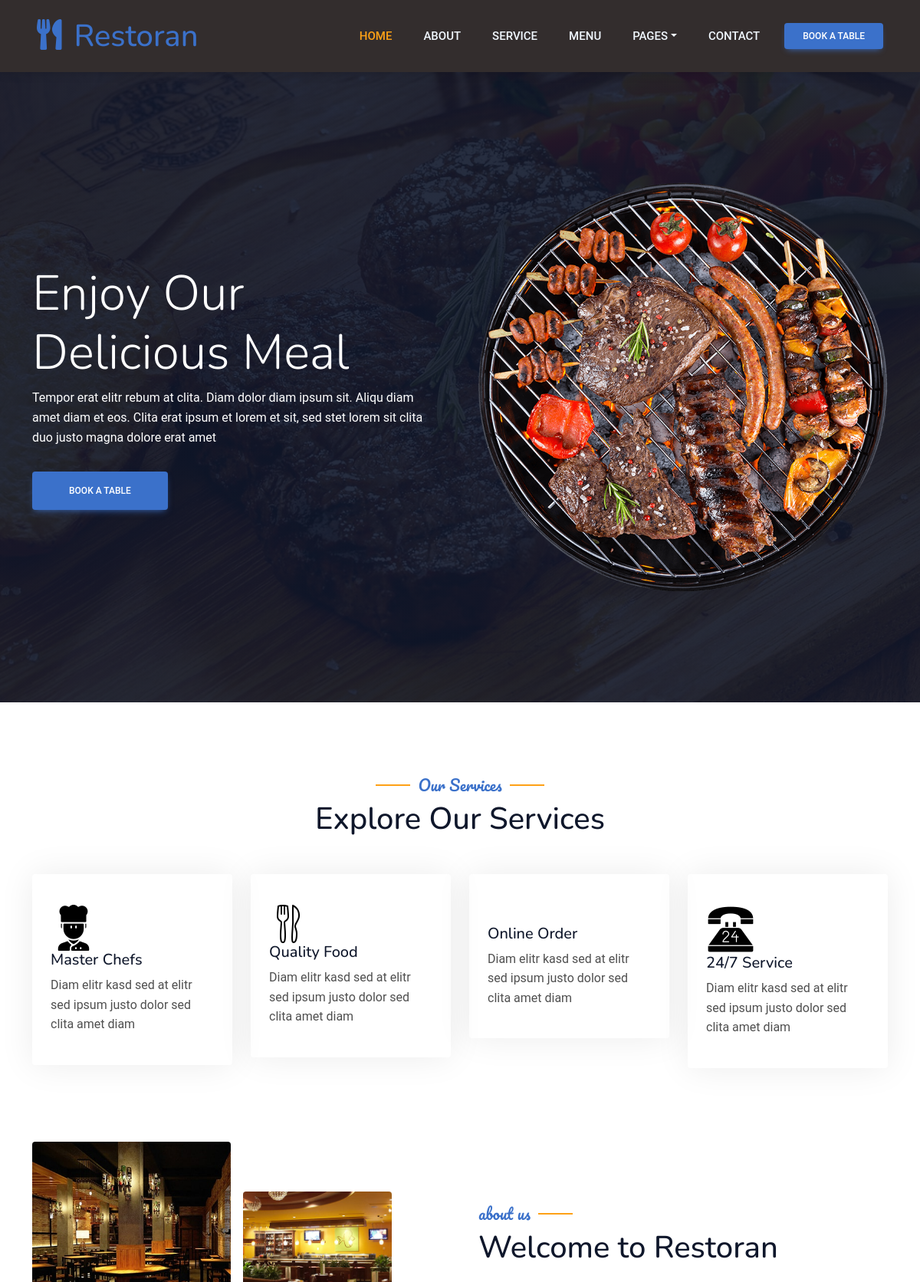
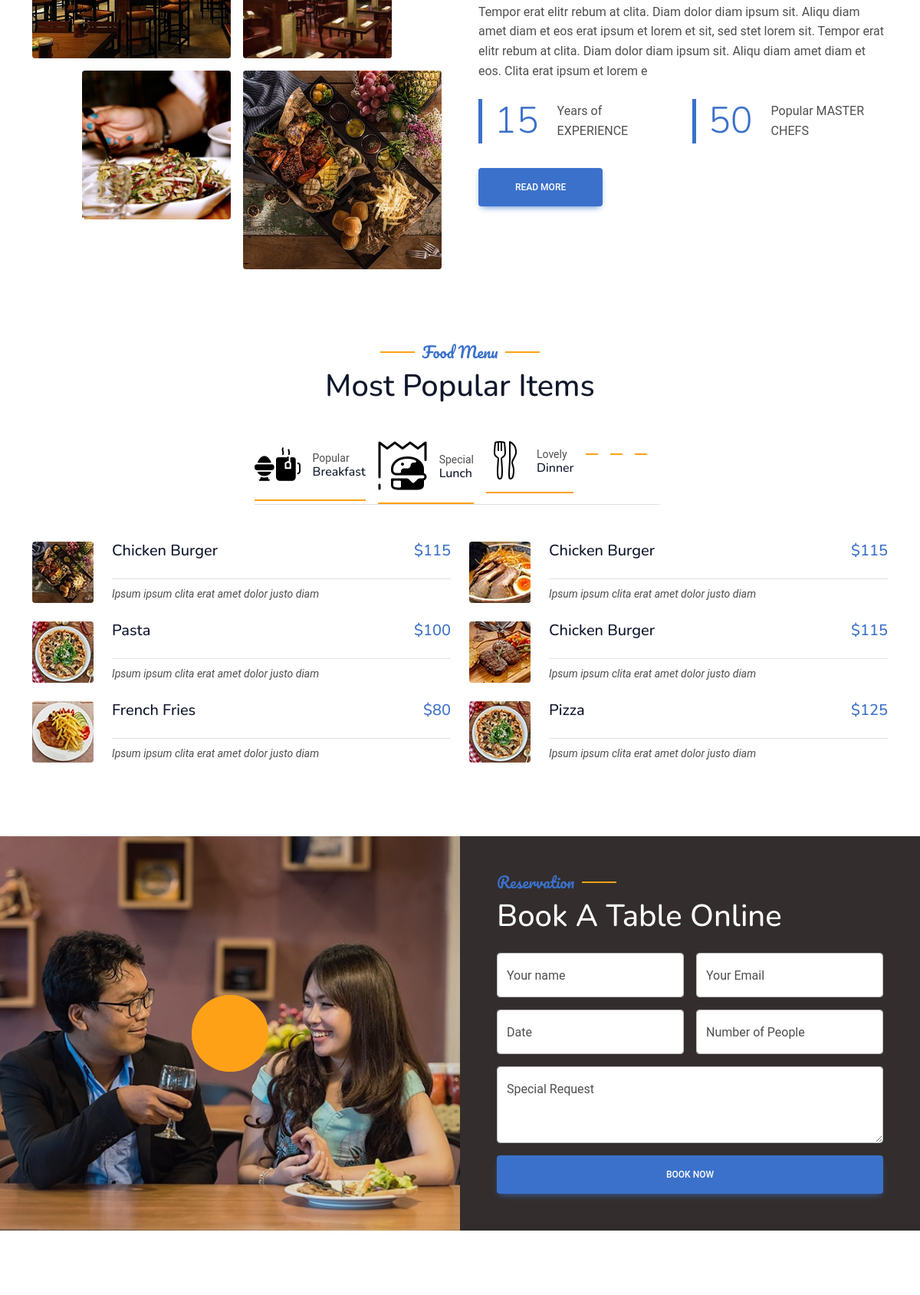
The page / (upper part) on the database its author committed (2 pictures, top to bottom).
### tables this page shows
CREATE TABLE `home` (
  `id` int(11) NOT NULL,
  `intro_title` varchar(255) NOT NULL,
  `intro_desc` varchar(255) NOT NULL,
  `intro_img` varchar(255) NOT NULL,
  `intro_img_type` varchar(255) NOT NULL,
  `btnname` varchar(255) NOT NULL
);

CREATE TABLE `services` (
  `id` int(11) NOT NULL,
  `service_title` varchar(255) NOT NULL,
  `service_subtitle` varchar(255) NOT NULL,
  `icon` varchar(255) NOT NULL,
  `feature_title` varchar(255) NOT NULL,
  `description` varchar(255) NOT NULL
);

CREATE TABLE `aboutus` (
  `id` int(11) NOT NULL,
  `abimg1` varchar(255) NOT NULL,
  `abimg2` varchar(255) NOT NULL,
  `abimg3` varchar(255) NOT NULL,
  `abimg4` varchar(255) NOT NULL,
  `ab_title` varchar(255) NOT NULL,
  `ab_subtitle` varchar(255) NOT NULL,
  `ab_desc` varchar(255) NOT NULL,
  `year` int(11) NOT NULL,
  `exp` varchar(255) NOT NULL,
  `buttonname` varchar(255) NOT NULL
);

CREATE TABLE `menu` (
  `id` int(11) NOT NULL,
  `menu_title` varchar(255) NOT NULL,
  `menu_subtitle` varchar(255) NOT NULL,
  `text1` varchar(255) DEFAULT NULL,
  `text2` varchar(255) DEFAULT NULL,
  `logo` varchar(255) NOT NULL,
  `food_img` varchar(255) NOT NULL,
  `me_item` varchar(255) NOT NULL,
  `price` varchar(255) NOT NULL,
  `me_desc` varchar(255) NOT NULL
);

CREATE TABLE `booking` (
  `id` int(11) NOT NULL,
  `title` varchar(255) NOT NULL,
  `btnname` varchar(255) NOT NULL,
  `Video` varchar(255) NOT NULL,
  `name` varchar(255) NOT NULL,
  `email` varchar(255) NOT NULL,
  `date` varchar(255) NOT NULL,
  `people` varchar(255) NOT NULL,
  `request` varchar(255) NOT NULL
);

### index.php (the view, shortened to what this page needs)
<?php  include('inc/header.php');  ?>
<body>
    <div class="container-xxl bg-white p-0">
        <div class="container-xxl position-relative p-0">
            <?php  include('inc/navbar.php');  ?>
            <div class="container-xxl py-5 bg-dark hero-header mb-5">
                <div class="container my-5 py-5">
                    <div class="row align-items-center g-5">
                        <div class="col-lg-6 text-center text-lg-start">
                            <?php
                        $query= "SELECT * FROM home";
                        $result= mysqli_query($conn, $query);
                        $data=$result->fetch_assoc();
                        ?>
                            <h1 class="display-3 text-white animated slideInLeft"><?php echo $data['intro_title'];?>
                            </h1>
                            <p class="text-white animated slideInLeft mb-4 pb-2"><?php echo $data['intro_desc'];?></p>
                            <a href=""
                                class="btn btn-primary py-sm-3 px-sm-5 me-3 animated slideInLeft"><?php echo $data['btnname'];?></a>
                        </div>
                        <div class="col-lg-6 text-center text-lg-end overflow-hidden">
                            <img class="img-fluid" src="<?php echo "admin/uploads/".$data['intro_img'];?>" alt="">
                        </div>
                    </div>
                </div>
            </div>
        </div>
        <div class="container-xxl py-5">
            <div class="container">
                <div class="text-center wow fadeInUp" data-wow-delay="0.1s">
                    <?php
                    $query= "SELECT * FROM services limit 4";
                    $result= mysqli_query($conn, $query);
                    $data=$result->fetch_assoc();
                    ?>
                    <h5 class="section-title ff-secondary text-center text-primary fw-normal">
                        <?php echo $data['service_title'];?></h5>
                    <h1 class="mb-5"><?php echo $data['service_subtitle'];?></h1>
                </div>
                <div class="row g-4">
                    <?php
                        $query= "SELECT * FROM services limit 4";
                        $result= mysqli_query($conn, $query);
                        while($data1=mysqli_fetch_array($result)){
                            ?>
                    <div class="col-lg-3 col-sm-6 wow fadeInUp" data-wow-delay="0.1s">
                        <div class="service-item rounded pt-3">
                            <div class="p-4">
                                <img class="im" src="<?php echo "admin/uploads/".$data1['icon'];?>" alt="">
                                <h5><?php echo $data1['feature_title'];?></h5>
                                <p><?php echo $data1['description'];?></p>
                            </div>
                        </div>
                    </div>
                    <?php
                        }
                        ?>
                </div>
            </div>
        </div>
        <div class="container-xxl py-5">
            <div class="container">
                <div class="row g-5 align-items-center">
                    <div class="col-lg-6">
                        <?php
                    $query= "SELECT * FROM aboutus";
                    $result= mysqli_query($conn, $query);
                    $data2=$result->fetch_assoc();
                    ?>
                        <div class="row g-3">
                            <div class="col-6 text-start">
                                <img class="img-fluid rounded w-100 wow zoomIn" data-wow-delay="0.1s"
                                    src="<?php echo "admin/uploads/".$data2['abimg1'];?>">
                            </div>
                            <div class="col-6 text-start">
                                <img class="img-fluid rounded w-75 wow zoomIn" data-wow-delay="0.3s"
                                    src="<?php echo "admin/uploads/".$data2['abimg2'];?>" style="margin-top: 25%;">
                            </div>
                            <div class="col-6 text-end">
                                <img class="img-fluid rounded w-75 wow zoomIn" data-wow-delay="0.5s"
                                    src="<?php echo "admin/uploads/".$data2['abimg3'];?>">
                            </div>
                            <div class="col-6 text-end">
                                <img class="img-fluid rounded w-100 wow zoomIn" data-wow-delay="0.7s"
                                    src="<?php echo "admin/uploads/".$data2['abimg4'];?>">
                            </div>
                        </div>
                    </div>
                    <div class="col-lg-6">
                        <?php
                    $query= "SELECT * FROM aboutus";
                    $result= mysqli_query($conn, $query);
                    $data=$result->fetch_assoc();
                    ?>
                        <h5 class="section-title ff-secondary text-start text-primary fw-normal">
                            <?php echo $data['ab_title'];?></h5>
                        <h1 class="mb-4"><?php echo $data['ab_subtitle'];?></h1>
                        <p class="mb-4"><?php echo $data['ab_desc'];?></p>
                        <div class="row g-4 mb-4">
                            <?php
                        $query= "SELECT * FROM aboutus";
                        $result= mysqli_query($conn, $query);
                        while($data1=mysqli_fetch_array($result)){
                            ?>
                            <div class="col-sm-6">
                                <div class="d-flex align-items-center border-start border-5 border-primary px-3">
                                    <h1 class="flex-shrink-0 display-5 text-primary mb-0" data-toggle="counter-up">
                                        <?php echo $data1['year'];?>
                                    </h1>
                                    <div class="ps-4">
                                        <p class="mb-0"><?php echo $data1['exp'];?></p>
                                    </div>
                                </div>
                            </div>
                            <?php
                        }
                    ?>
                        </div>
                        <a class="btn btn-primary py-3 px-5 mt-2" href=""><?php echo $data['buttonname'];?></a>
                    </div>
                </div>
            </div>
        </div>
        <div class="container-xxl py-5">
            <div class="container">
                <div class="text-center wow fadeInUp" data-wow-delay="0.1s">
                    <?php
                    $query= "SELECT * FROM menu";
                    $result= mysqli_query($conn, $query);
                    $data=$result->fetch_assoc();
                    ?>
                    <h5 class="section-title ff-secondary text-center text-primary fw-normal">
                        <?php echo $data['menu_title'];?></h5>
                    <h1 class="mb-5"><?php echo $data['menu_subtitle'];?></h1>
                </div>
                <div class="tab-class text-center wow fadeInUp" data-wow-delay="0.1s">
                    <ul class="nav nav-pills d-inline-flex justify-content-center border-bottom mb-5">
                        <?php
                     $query= "SELECT * FROM menu";
                     $result= mysqli_query($conn, $query);
                    while($data1=mysqli_fetch_array($result)){
                        ?>
                        <li class="nav-item">
                            <a class="d-flex align-items-center text-start mx-3 ms-0 pb-3 active" data-bs-toggle="pill"
                                href="#tab-1">
                                <img class="img-fluid" src="<?php echo "admin/uploads/". $data1['logo'];?>" alt="">
                                <div class="ps-3">
                                    <small class="text-body"><?php echo $data1['text1'];?></small>
                                    <h6 class="mt-n1 mb-0"><?php echo $data1['text2'];?></h6>
                                </div>
                            </a>
                        </li>
                        <?php
                                }
                                ?>
                    </ul>
                    <div class="tab-content">
                        <div id="tab-1" class="tab-pane fade show p-0 active">
                            <div class="row g-4">
                                <?php
                                    $query= "SELECT * FROM menu";
                                    $result= mysqli_query($conn, $query);
                                    while($data2=mysqli_fetch_array($result)){
                                        ?>
                                <div class="col-lg-6">
                                    <div class="d-flex align-items-center">
                                        <img class="flex-shrink-0 img-fluid rounded"
                                            src="<?php echo "admin/uploads/". $data2['food_img'];?>" alt=""
                                            style="width: 80px;">
                                        <div class="w-100 d-flex flex-column text-start ps-4">
                                            <h5 class="d-flex justify-content-between border-bottom pb-2">
                                                <span><?php echo $data2['me_item'];?></span>
                                                <span class="text-primary">
                                                    <p>$<?php echo $data2['price'];?></p>
                                                </span>
                                            </h5>
                                            <small class="fst-italic"><?php echo $data2['me_desc'];?></small>
                                        </div>
                                    </div>
                                </div>
                                <?php
                                    }?>
                            </div>
                        </div>
                    </div>
                </div>
            </div>
        </div>
        <div class="container-xxl py-5 px-0 wow fadeInUp" data-wow-delay="0.1s">
            <div class="row g-0">
                <div class="col-md-6">
                    <div class="video">
                        <?php
                    $query= "SELECT * FROM booking";
                    $result= mysqli_query($conn, $query);
                    $data=$result->fetch_assoc();
                    ?>
                        <button type="button" class="btn-play" data-bs-toggle="modal" data-src=""
                            data-bs-target="#videoModal">
                        </button>
                    </div>
                </div>
                <div class="col-md-6 bg-dark d-flex align-items-center">
                    <div class="p-5 wow fadeInUp" data-wow-delay="0.2s">
                        <h5 class="section-title ff-secondary text-start text-primary fw-normal">
                            <?php echo $data['title'];?></h5>
                        <h1 class="text-white mb-4"><?php echo $data['btnname'];?></h1>
                        <form enctype="multipart/form-data" method="POST" action="#">
                            <div class="row g-3">
                                <div class="col-md-6">
                                    <div class="form-floating">
                                        <input type="text" class="form-control" id="name" name="name"
                                            placeholder="Your Name">
                                        <label for="name">Your name</label>
                                    </div>
                                </div>
                                <div class="col-md-6">
                                    <div class="form-floating">
                                        <input type="email" class="form-control" id="email" name="email"
                                            placeholder="Your Email">
                                        <label for="email">Your Email</label>
                                    </div>
                                </div>
                                <div class="col-md-6">
                                    <div class="form-floating date" id="date3" data-target-input="nearest">
                                        <input type="text" class="form-control datetimepicker-input" id="datetime"
                                            name="date" placeholder="Date & Time" data-target="#date3"
                                            data-toggle="datetimepicker" />
                                        <label for="date">Date </label>
                                    </div>
                                </div>
                                <div class="col-md-6">
                                    <div class="form-floating" data-target-input="nearest">
                                        <input type="text" class="form-control" id="people" name="people"
                                            placeholder="Number of People">
                                        <label for="people">Number of People</label>
                                    </div>
                                </div>
                                <div class="col-12">
                                    <div class="form-floating">
                                        <textarea class="form-control" placeholder="Special Request" id="message"
                                            name="request" style="height: 100px"></textarea>
                                        <label for="message">Special Request</label>
                                    </div>
                                </div>
                                <div class="col-12">
                                    <button class="btn btn-primary w-100 py-3" name="submit" type="submit">Book
                                        Now</button>
                                </div>
                            </div>
                        </form>
                    </div>
                </div>
            </div>
        </div>
        <div class="container-xxl pt-5 pb-3">
        </div>
    </div>
    <?php  include('inc/footer.php');  ?>

### rows shown on the page
home: intro_title "Enjoy Our Delicious Meal", intro_desc "Tempor erat elitr rebum at clita. Diam dolor diam ipsum sit. Aliqu diam amet diam et eos. Clita erat ipsum et lorem et sit, sed stet lorem sit clita duo justo magna dolore erat amet", btnname "BOOK A TABLE", intro_img (picture)
services: service_title "Our Services", service_subtitle "Explore Our Services", icon (picture), feature_title "Master Chefs", description "Diam elitr kasd sed at elitr sed ipsum justo dolor sed clita amet diam"
services: icon (picture), feature_title "Quality Food", description "Diam elitr kasd sed at elitr sed ipsum justo dolor sed clita amet diam"
services: feature_title "Online Order", description "Diam elitr kasd sed at elitr sed ipsum justo dolor sed clita amet diam"
services: icon (picture), feature_title "24/7 Service", description "Diam elitr kasd sed at elitr sed ipsum justo dolor sed clita amet diam"
aboutus: abimg1 (picture), abimg2 (picture), abimg3 (picture), abimg4 (picture), ab_title "about us", ab_subtitle "Welcome to Restoran", ab_desc "Tempor erat elitr rebum at clita. Diam dolor diam ipsum sit. Aliqu diam amet diam et eos erat ipsum et lorem et sit, sed stet lorem sit. Tempor erat elitr rebum at clita. Diam dolor diam ipsum sit. Aliqu diam amet diam et eos. Clita erat ipsum et lorem e", year "15", exp "Years of EXPERIENCE", buttonname "READ MORE"
aboutus: year "50", exp "Popular MASTER CHEFS"
menu: menu_title "Food Menu", menu_subtitle "Most Popular Items", logo (picture), text1 "Popular", text2 "Breakfast", food_img (picture), me_item "Chicken Burger", price "115", me_desc "Ipsum ipsum clita erat amet dolor justo diam"
menu: logo (picture), text1 "Special", text2 "Lunch", food_img (picture), me_item "Chicken Burger", price "115", me_desc "Ipsum ipsum clita erat amet dolor justo diam"
menu: logo (picture), text1 "Lovely", text2 "Dinner", food_img (picture), me_item "Pasta", price "100", me_desc "Ipsum ipsum clita erat amet dolor justo diam"
menu: food_img (picture), me_item "Chicken Burger", price "115", me_desc "Ipsum ipsum clita erat amet dolor justo diam"
menu: food_img (picture), me_item "French Fries", price "80", me_desc "Ipsum ipsum clita erat amet dolor justo diam"
menu: food_img (picture), me_item "Pizza", price "125", me_desc "Ipsum ipsum clita erat amet dolor justo diam"
booking: title "Reservation", btnname "Book A Table Online"
